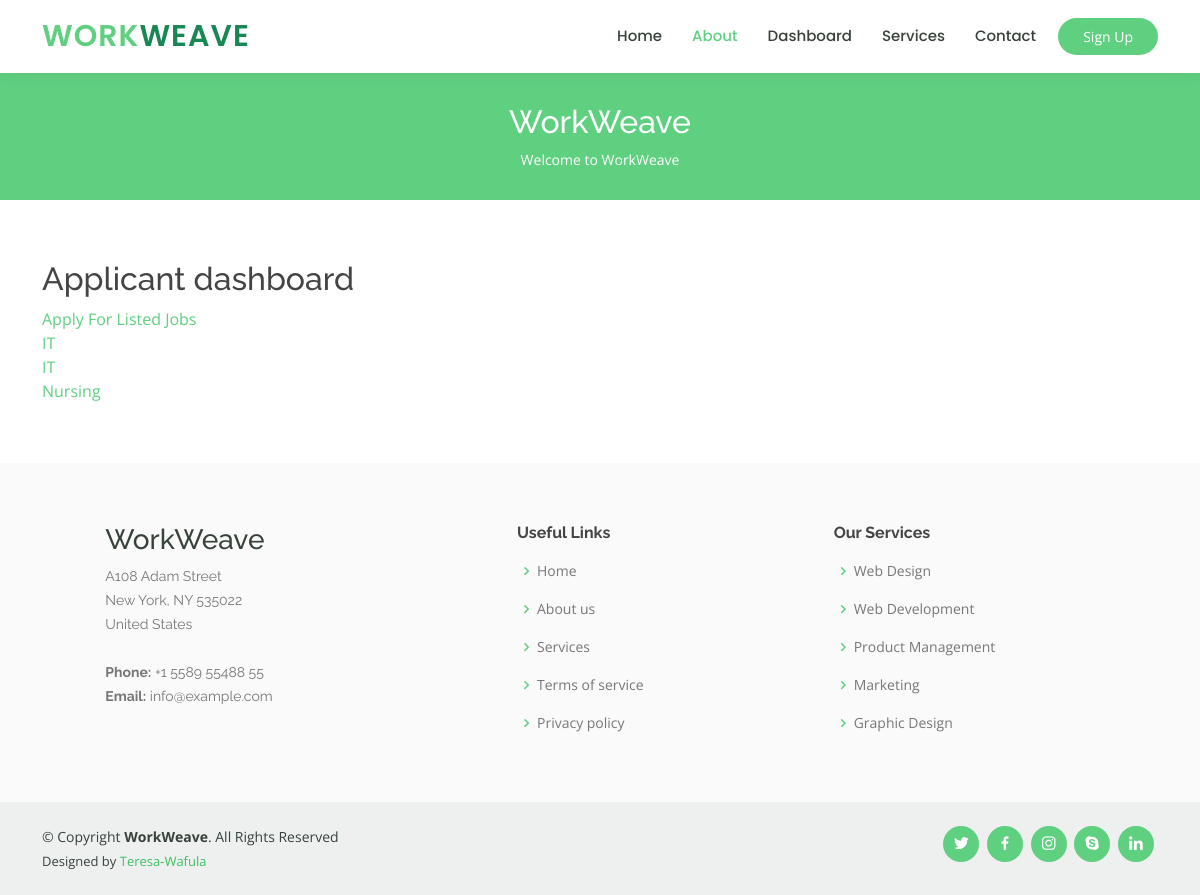
The page /dashboard/ (signed in) on the database its author committed.
### Jobs/models.py (models this page shows, shortened)
class Application(models.Model):
    job = models.ForeignKey(Job, related_name='applications', on_delete=models.CASCADE)
    content = models.TextField()
    experience = models.TextField()
    created_by = models.ForeignKey(User, related_name='applications', on_delete=models.CASCADE)
    created_at = models.DateTimeField(auto_now_add=True)

class Job(models.Model):
    title = models.CharField(max_length=50)
    description = models.TextField()
    long_description = models.TextField(blank=True, null=True)
    created_by = models.ForeignKey(User, related_name='jobs', on_delete=models.CASCADE)
    created_at = models.DateTimeField(auto_now_add=True)
    change_at = models.DateTimeField(auto_now=True)

### Jobs/views.py (the view)
# urls.py: path('dashboard/',applicant_dashboard, name="dashboard"),
@login_required
def applicant_dashboard(request):
    return render(request, 'applicant_dashboard.html')

### templates/applicant_dashboard.html
{% extends 'base.html' %}
{% block content %}
    <div class="container justify-content-around">
    <h2>Applicant dashboard</h2>
    <a href="{% url 'home' %}">Apply For Listed Jobs</a>
     {% for application in request.user.applications.all %}
        <div class="application">
            <a href="{% url 'application' application.id %}">{{ application.job.title }}</a>
        </div>
        {% empty %}
        <p>you haven't applied for any jobs yet...</p>
        {% endfor %}
    </div>
{% endblock %}

### static/assets/css/style.css (style rules this page uses)
body { font-family: "Open Sans", sans-serif; color: #444444; }
a { color: #5fcf80; text-decoration: none; }
h1, h2, h3, h4, h5, h6 { font-family: "Raleway", sans-serif; }

### rows shown on the page
Application: job "IT"
Application: job "IT"
Application: job "Nursing"
